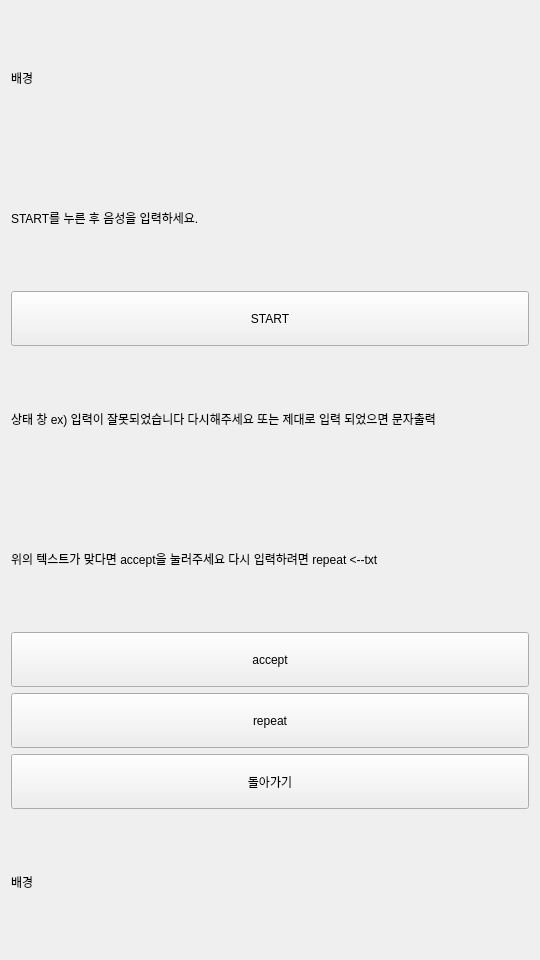
<?xml version="1.0" encoding="UTF-8"?>
<ui version="4.0">
 <class>Form</class>
 <widget class="QWidget" name="Form">
  <property name="geometry">
   <rect>
    <x>0</x>
    <y>0</y>
    <width>540</width>
    <height>960</height>
   </rect>
  </property>
  <property name="minimumSize">
   <size>
    <width>540</width>
    <height>960</height>
   </size>
  </property>
  <property name="windowTitle">
   <string>Form</string>
  </property>
  <layout class="QGridLayout" name="gridLayout_10">
   <item row="0" column="0">
    <layout class="QGridLayout" name="gridLayout">
     <item row="0" column="0">
      <widget class="QLabel" name="label">
       <property name="minimumSize">
        <size>
         <width>0</width>
         <height>30</height>
        </size>
       </property>
       <property name="text">
        <string>배경</string>
       </property>
      </widget>
     </item>
    </layout>
   </item>
   <item row="1" column="0">
    <layout class="QGridLayout" name="gridLayout_2">
     <item row="0" column="0">
      <widget class="QLabel" name="label_2">
       <property name="minimumSize">
        <size>
         <width>0</width>
         <height>40</height>
        </size>
       </property>
       <property name="text">
        <string>START를 누른 후 음성을 입력하세요.</string>
       </property>
      </widget>
     </item>
    </layout>
   </item>
   <item row="2" column="0">
    <layout class="QGridLayout" name="gridLayout_3">
     <item row="0" column="0">
      <widget class="QPushButton" name="pushButton">
       <property name="minimumSize">
        <size>
         <width>0</width>
         <height>55</height>
        </size>
       </property>
       <property name="text">
        <string>START</string>
       </property>
      </widget>
     </item>
    </layout>
   </item>
   <item row="3" column="0">
    <layout class="QGridLayout" name="gridLayout_4">
     <item row="0" column="0">
      <widget class="QLabel" name="label_3">
       <property name="minimumSize">
        <size>
         <width>0</width>
         <height>60</height>
        </size>
       </property>
       <property name="text">
        <string>상태 창 ex) 입력이 잘못되었습니다 다시해주세요 또는 제대로 입력 되었으면 문자출력</string>
       </property>
      </widget>
     </item>
    </layout>
   </item>
   <item row="4" column="0">
    <layout class="QGridLayout" name="gridLayout_6">
     <item row="0" column="0">
      <widget class="QLabel" name="label_4">
       <property name="minimumSize">
        <size>
         <width>0</width>
         <height>70</height>
        </size>
       </property>
       <property name="text">
        <string>위의 텍스트가 맞다면 accept을 눌러주세요 다시 입력하려면 repeat &lt;--txt</string>
       </property>
      </widget>
     </item>
    </layout>
   </item>
   <item row="5" column="0">
    <layout class="QGridLayout" name="gridLayout_5">
     <item row="0" column="0">
      <widget class="QPushButton" name="pushButton_2">
       <property name="minimumSize">
        <size>
         <width>0</width>
         <height>55</height>
        </size>
       </property>
       <property name="text">
        <string>accept</string>
       </property>
      </widget>
     </item>
    </layout>
   </item>
   <item row="6" column="0">
    <layout class="QGridLayout" name="gridLayout_7">
     <item row="0" column="0">
      <widget class="QPushButton" name="pushButton_3">
       <property name="minimumSize">
        <size>
         <width>0</width>
         <height>55</height>
        </size>
       </property>
       <property name="text">
        <string>repeat</string>
       </property>
      </widget>
     </item>
    </layout>
   </item>
   <item row="7" column="0">
    <layout class="QGridLayout" name="gridLayout_8">
     <item row="0" column="0">
      <widget class="QPushButton" name="pushButton_4">
       <property name="minimumSize">
        <size>
         <width>0</width>
         <height>55</height>
        </size>
       </property>
       <property name="text">
        <string>돌아가기</string>
       </property>
      </widget>
     </item>
    </layout>
   </item>
   <item row="8" column="0">
    <layout class="QGridLayout" name="gridLayout_9">
     <item row="0" column="0">
      <widget class="QLabel" name="label_5">
       <property name="minimumSize">
        <size>
         <width>0</width>
         <height>30</height>
        </size>
       </property>
       <property name="text">
        <string>배경</string>
       </property>
      </widget>
     </item>
    </layout>
   </item>
  </layout>
 </widget>
 <resources/>
 <connections/>
</ui>
